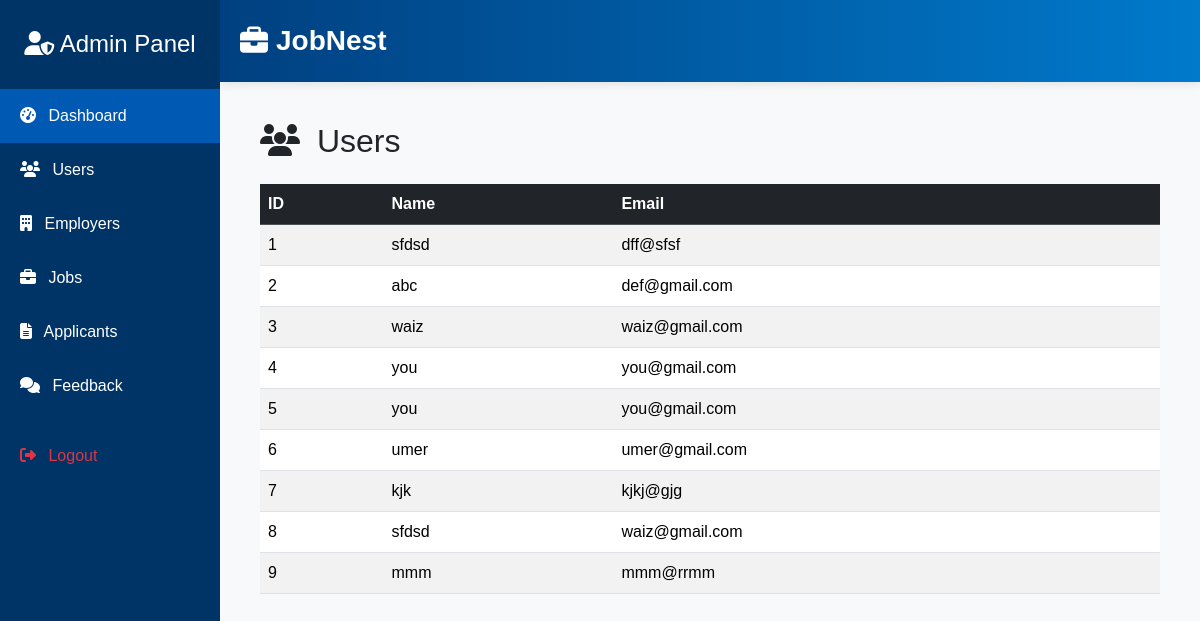
/users.php, run on an earlier commit of the app's database.
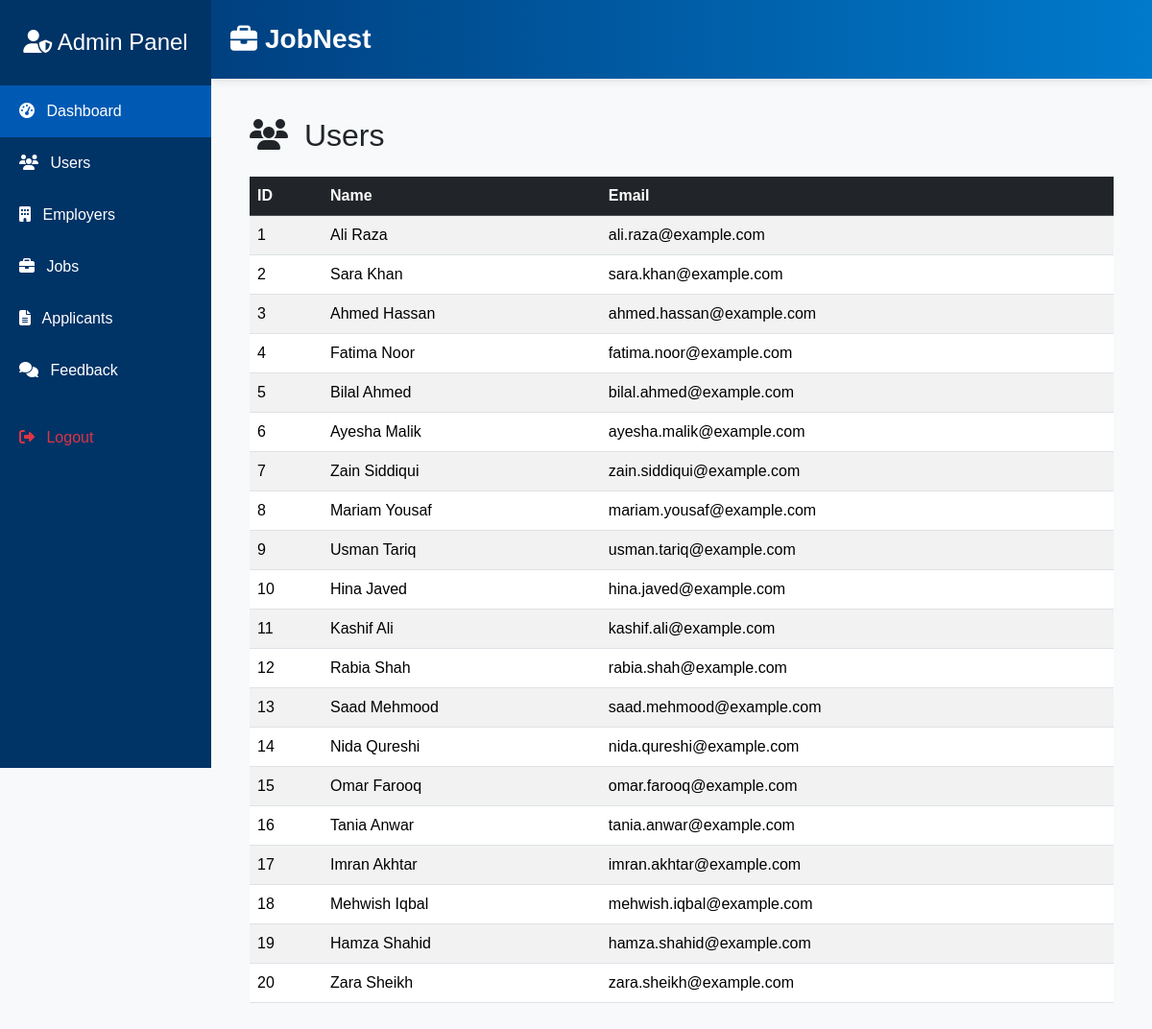
And on a later commit of the database.
### tables this page shows
CREATE TABLE `users` (
  `id` int(11) NOT NULL,
  `Name` varchar(255) NOT NULL,
  `Email` varchar(255) NOT NULL,
  `Password` varchar(255) NOT NULL
);

### users.php (the view, shortened to what this page needs)
<?php
require_once 'adminheader.php';
$stmtUsers = $conn->query("SELECT * FROM users");
$users = $stmtUsers->fetchAll();
?>
<div class="main-content" style="margin-left:10; padding: 10px;">
  <h2 class="mb-4"><i class="fas fa-users me-2"></i> Users</h2>
  <div class="table-responsive">
    <table class="table table-striped table-hover align-middle">
      <thead class="table-dark">
        <tr>
          <th>ID</th>
          <th>Name</th>
          <th>Email</th>
        </tr>
      </thead>
      <tbody>
        <?php foreach ($users as $user): ?>
        <tr>
          <td><?= htmlspecialchars($user['id']) ?></td>
          <td><?= htmlspecialchars($user['Name']) ?></td>
          <td><?= htmlspecialchars($user['Email']) ?></td>
        </tr>
        <?php endforeach; ?>
      </tbody>
    </table>
  </div>
</div>

What changed in the data, as far as the page shows it:
changed users id 1: Name "sfdsd" → "Ali Raza"; Email "dff@sfsf" → "ali.raza@example.com"
changed users id 2: Name "abc" → "Sara Khan"; Email "def@gmail.com" → "sara.khan@example.com"
changed users id 3: Name "waiz" → "Ahmed Hassan"; Email "waiz@gmail.com" → "ahmed.hassan@example.com"
changed users id 4: Name "you" → "Fatima Noor"; Email "you@gmail.com" → "fatima.noor@example.com"
changed users id 5: Name "you" → "Bilal Ahmed"; Email "you@gmail.com" → "bilal.ahmed@example.com"
changed users id 6: Name "umer" → "Ayesha Malik"; Email "umer@gmail.com" → "ayesha.malik@example.com"
changed users id 7: Name "kjk" → "Zain Siddiqui"; Email "kjkj@gjg" → "zain.siddiqui@example.com"
changed users id 8: Name "sfdsd" → "Mariam Yousaf"; Email "waiz@gmail.com" → "mariam.yousaf@example.com"
changed users id 9: Name "mmm" → "Usman Tariq"; Email "mmm@rrmm" → "usman.tariq@example.com"
added users: id "10", Name "Hina Javed", Email "hina.javed@example.com"
added users: id "11", Name "Kashif Ali", Email "kashif.ali@example.com"
added users: id "12", Name "Rabia Shah", Email "rabia.shah@example.com"
added users: id "13", Name "Saad Mehmood", Email "saad.mehmood@example.com"
added users: id "14", Name "Nida Qureshi", Email "nida.qureshi@example.com"
added users: id "15", Name "Omar Farooq", Email "omar.farooq@example.com"
added users: id "16", Name "Tania Anwar", Email "tania.anwar@example.com"
added users: id "17", Name "Imran Akhtar", Email "imran.akhtar@example.com"
added users: id "18", Name "Mehwish Iqbal", Email "mehwish.iqbal@example.com"
added users: id "19", Name "Hamza Shahid", Email "hamza.shahid@example.com"
added users: id "20", Name "Zara Sheikh", Email "zara.sheikh@example.com"
